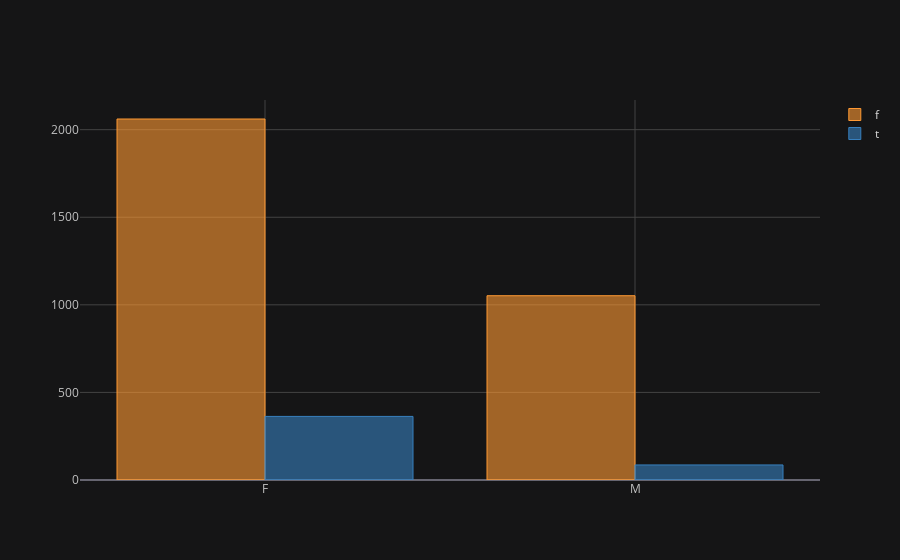

Source (notebook cell):
### Markdown cell above
#Observation : 464 people  are taking levothyroxine  and 3247 are not taking levothyroxine but it not only case we have to check their imact with TSH level it it high with people taking levothyroxine  their metabolism has to be adjusted but if they are not taking levothyroxine  and if their TSH level is high people has to start their treatment with T4

### Code cell
pd.crosstab(df_copy['sex'],df_copy['on_thyroxine']).iplot(kind='bar')

### Figure 1 — Plotly figure (JSON) as saved in the notebook; plotly's stock layout.template omitted (floating-point values rounded to 4 significant figures)
{"data": [{"marker": {"color": "rgba(255, 153, 51, 0.6)", "line": {"color": "rgba(255, 153, 51, 1.0)", "width": 1}}, "name": "f", "orientation": "v", "text": "", "type": "bar", "x": ["F", "M"], "y": [2061, 1052]}, {"marker": {"color": "rgba(55, 128, 191, 0.6)", "line": {"color": "rgba(55, 128, 191, 1.0)", "width": 1}}, "name": "t", "orientation": "v", "text": "", "type": "bar", "x": ["F", "M"], "y": [363, 86]}], "layout": {"legend": {"bgcolor": "#151516", "font": {"color": "#D9D9D9"}}, "paper_bgcolor": "#151516", "plot_bgcolor": "#151516", "title": {"font": {"color": "#D9D9D9"}}, "xaxis": {"gridcolor": "#434343", "showgrid": true, "tickfont": {"color": "#C2C2C2"}, "title": {"font": {"color": "#D9D9D9"}, "text": ""}, "zerolinecolor": "#666570"}, "yaxis": {"gridcolor": "#434343", "showgrid": true, "tickfont": {"color": "#C2C2C2"}, "title": {"font": {"color": "#D9D9D9"}, "text": ""}, "zerolinecolor": "#666570"}}}
